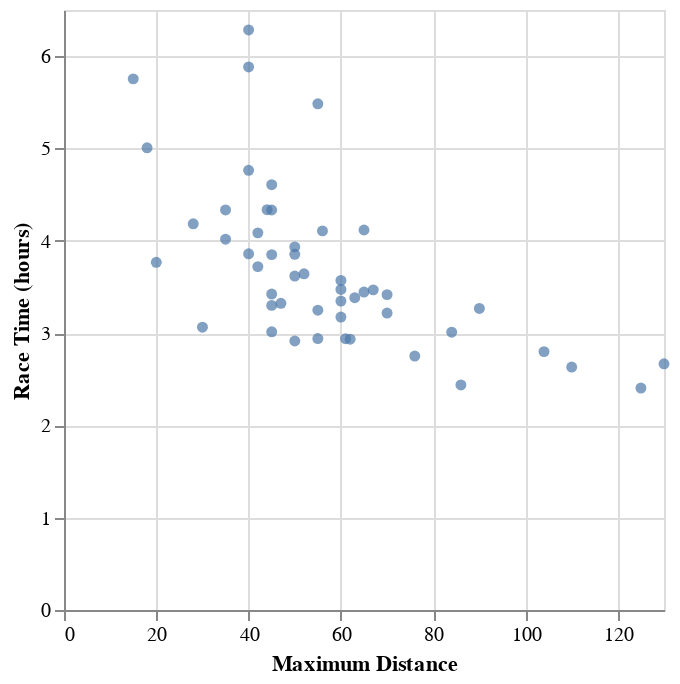

Notebook source saved alongside this figure:
### Markdown cell above
**Question 2.0**
<br> {points: 1}

We want to predict race time (in hours) (`time_hrs`) given a particular value of maximum distance ran per week (in miles) during race training (`max`). Let's take a subset of size 50 individuals of our marathon data and assign it to an object called `marathon_50`. With this subset, plot a scatterplot (using `mark_circle`) to assess the relationship between these two variables. Put `time_hrs` on the y-axis and `max` on the x-axis.  Discuss, with a classmate, the relationship between race time and maximum distance ran per week during training based on the scatterplot you create below. 

*Hint: To take a subset of your data you can use the `sample` function*

*Assign your plot to an object called `answer2`.*

### Code cell
# ___ = ___.sample(___, random_state=300) # Do not change the random_state


# your code here
marathon_50 = marathon.sample(50, random_state=300)
answer2 = alt.Chart(marathon_50).mark_circle().encode(
    x = alt.X("max").title("Maximum Distance"),
    y = alt.Y("time_hrs").title("Race Time (hours)")
)
answer2

### Figure 1 — Vega-Lite specification as saved in the notebook (floating-point values rounded to 4 significant figures)
{"config": {"view": {"continuousWidth": 300, "continuousHeight": 300}}, "data": {"name": "data-7f80f73dbfe34ec7bc9e83d876313f2d"}, "mark": {"type": "circle"}, "encoding": {"x": {"field": "max", "title": "Maximum Distance", "type": "quantitative"}, "y": {"field": "time_hrs", "title": "Race Time (hours)", "type": "quantitative"}}, "$schema": "https://vega.github.io/schema/vega-lite/v5.8.0.json", "datasets": {"data-7f80f73dbfe34ec7bc9e83d876313f2d": [{"age": 25, "bmi": 23.08, "female": 1, "footwear": 2, "group": 2, "injury": 1, "mf_d": 42195, "mf_di": 2, "mf_ti": 12048, "max": 60.0, "sprint": 0, "mf_s": 3.502, "time_hrs": 3.347}, {"age": 31, "bmi": 22.54, "female": 0, "footwear": 1, "group": 2, "injury": 2, "mf_d": 42195, "mf_di": 3, "mf_ti": 12323, "max": 45.0, "sprint": 1, "mf_s": 3.424, "time_hrs": 3.423}, {"age": 44, "bmi": 18.87, "female": 1, "footwear": 1, "group": 1, "injury": 1, "mf_d": 42195, "mf_di": 2, "mf_ti": 10077, "max": 104.0, "sprint": 1, "mf_s": 4.187, "time_hrs": 2.799}, {"age": 42, "bmi": 28.26, "female": 0, "footwear": 2, "group": 3, "injury": 1, "mf_d": 42195, "mf_di": 2, "mf_ti": 21180, "max": 40.0, "sprint": 0, "mf_s": 1.992, "time_hrs": 5.883}, {"age": 36, "bmi": 26.61, "female": 0, "footwear": 1, "group": 2, "injury": 1, "mf_d": 42195, "mf_di": 2, "mf_ti": 13560, "max": 20.0, "sprint": 0, "mf_s": 3.112, "time_hrs": 3.767}, {"age": 37, "bmi": 19.55, "female": 0, "footwear": 2, "group": 3, "injury": 1, "mf_d": 42195, "mf_di": 4, "mf_ti": 10834, "max": 84.0, "sprint": 1, "mf_s": 3.895, "time_hrs": 3.009}, {"age": 27, "bmi": 21.39, "female": 0, "footwear": 2, "group": 2, "injury": 1, "mf_d": 42195, "mf_di": 2, "mf_ti": 9475, "max": 110.0, "sprint": 1, "mf_s": 4.453, "time_hrs": 2.632}, {"age": 34, "bmi": 24.24, "female": 0, "footwear": 2, "group": 2, "injury": 2, "mf_d": 42195, "mf_di": 4, "mf_ti": 15610, "max": 44.0, "sprint": 0, "mf_s": 2.703, "time_hrs": 4.336}, {"age": 35, "bmi": 19.64, "female": 0, "footwear": 2, "group": 2, "injury": 1, "mf_d": 42195, "mf_di": 3, "mf_ti": 13111, "max": 52.0, "sprint": 1, "mf_s": 3.218, "time_hrs": 3.642}, {"age": 36, "bmi": 32.06, "female": 0, "footwear": 1, "group": 1, "injury": 3, "mf_d": 42195, "mf_di": 3, "mf_ti": 15600, "max": 45.0, "sprint": 1, "mf_s": 2.705, "time_hrs": 4.333}, {"age": 28, "bmi": 24.85, "female": 0, "footwear": 1, "group": 2, "injury": 1, "mf_d": 42195, "mf_di": 3, "mf_ti": 14161, "max": 50.0, "sprint": 1, "mf_s": 2.98, "time_hrs": 3.934}, {"age": 32, "bmi": 20.04, "female": 0, "footwear": 2, "group": 1, "injury": 1, "mf_d": 42195, "mf_di": 4, "mf_ti": 11031, "max": 30.0, "sprint": 0, "mf_s": 3.825, "time_hrs": 3.064}, {"age": 40, "bmi": 22.26, "female": 0, "footwear": 1, "group": 3, "injury": 1, "mf_d": 42195, "mf_di": 3, "mf_ti": 8657, "max": 125.0, "sprint": 1, "mf_s": 4.874, "time_hrs": 2.405}, {"age": 30, "bmi": 23.65, "female": 1, "footwear": 2, "group": 3, "injury": 1, "mf_d": 42195, "mf_di": 2, "mf_ti": 15601, "max": 35.0, "sprint": 1, "mf_s": 2.705, "time_hrs": 4.334}, {"age": 38, "bmi": 27.41, "female": 0, "footwear": 2, "group": 2, "injury": 3, "mf_d": 42195, "mf_di": 4, "mf_ti": 18026, "max": 18.0, "sprint": 0, "mf_s": 2.341, "time_hrs": 5.007}, {"age": 26, "bmi": 23.28, "female": 0, "footwear": 2, "group": 3, "injury": 1, "mf_d": 42195, "mf_di": 2, "mf_ti": 9904, "max": 76.0, "sprint": 1, "mf_s": 4.26, "time_hrs": 2.751}, {"age": 31, "bmi": 25.76, "female": 0, "footwear": 2, "group": 2, "injury": 1, "mf_d": 42195, "mf_di": 4, "mf_ti": 13025, "max": 50.0, "sprint": 1, "mf_s": 3.24, "time_hrs": 3.618}, {"age": 39, "bmi": 21.37, "female": 0, "footwear": 2, "group": 1, "injury": 2, "mf_d": 42195, "mf_di": 3, "mf_ti": 9601, "max": 130.0, "sprint": 1, "mf_s": 4.395, "time_hrs": 2.667}, {"age": 30, "bmi": 21.38, "female": 1, "footwear": 1, "group": 3, "injury": 1, "mf_d": 42195, "mf_di": 2, "mf_ti": 12180, "max": 63.0, "sprint": 1, "mf_s": 3.464, "time_hrs": 3.383}, {"age": 50, "bmi": 25.04, "female": 0, "footwear": 2, "group": 1, "injury": 2, "mf_d": 42195, "mf_di": 3, "mf_ti": 11961, "max": 47.0, "sprint": 1, "mf_s": 3.528, "time_hrs": 3.322}, {"age": 27, "bmi": 24.1, "female": 1, "footwear": 1, "group": 2, "injury": 2, "mf_d": 42195, "mf_di": 3, "mf_ti": 13860, "max": 45.0, "sprint": 0, "mf_s": 3.044, "time_hrs": 3.85}, {"age": 54, "bmi": 23.01, "female": 0, "footwear": 2, "group": 3, "injury": 1, "mf_d": 42195, "mf_di": 3, "mf_ti": 11580, "max": 70.0, "sprint": 0, "mf_s": 3.644, "time_hrs": 3.217}, {"age": 33, "bmi": 25.52, "female": 0, "footwear": 2, "group": 1, "injury": 3, "mf_d": 42195, "mf_di": 2, "mf_ti": 20714, "max": 15.0, "sprint": 0, "mf_s": 2.037, "time_hrs": 5.754}, {"age": 40, "bmi": 25.38, "female": 0, "footwear": 2, "group": 2, "injury": 1, "mf_d": 42195, "mf_di": 4, "mf_ti": 11691, "max": 55.0, "sprint": 1, "mf_s": 3.609, "time_hrs": 3.248}, {"age": 26, "bmi": 26.38, "female": 1, "footwear": 2, "group": 1, "injury": 1, "mf_d": 42195, "mf_di": 3, "mf_ti": 13874, "max": 50.0, "sprint": 0, "mf_s": 3.041, "time_hrs": 3.854}, {"age": 47, "bmi": 23.49, "female": 0, "footwear": 2, "group": 3, "injury": 1, "mf_d": 42195, "mf_di": 4, "mf_ti": 10588, "max": 55.0, "sprint": 0, "mf_s": 3.985, "time_hrs": 2.941}, {"age": 25, "bmi": 21.52, "female": 0, "footwear": 1, "group": 3, "injury": 1, "mf_d": 42195, "mf_di": 2, "mf_ti": 12300, "max": 70.0, "sprint": 1, "mf_s": 3.43, "time_hrs": 3.417}, {"age": 50, "bmi": 23.01, "female": 0, "footwear": 1, "group": 2, "injury": 2, "mf_d": 42195, "mf_di": 3, "mf_ti": 10563, "max": 62.0, "sprint": 1, "mf_s": 3.995, "time_hrs": 2.934}, {"age": 36, "bmi": 25.25, "female": 0, "footwear": 1, "group": 3, "injury": 1, "mf_d": 42195, "mf_di": 2, "mf_ti": 15060, "max": 28.0, "sprint": 0, "mf_s": 2.802, "time_hrs": 4.183}, {"age": 45, "bmi": 24.55, "female": 0, "footwear": 2, "group": 2, "injury": 1, "mf_d": 42195, "mf_di": 2, "mf_ti": 13392, "max": 42.0, "sprint": 0, "mf_s": 3.151, "time_hrs": 3.72}, {"age": 60, "bmi": 22.45, "female": 0, "footwear": 2, "group": 1, "injury": 1, "mf_d": 42195, "mf_di": 2, "mf_ti": 13890, "max": 40.0, "sprint": 1, "mf_s": 3.038, "time_hrs": 3.858}, {"age": 36, "bmi": 22.33, "female": 0, "footwear": 2, "group": 3, "injury": 1, "mf_d": 42195, "mf_di": 4, "mf_ti": 8777, "max": 86.0, "sprint": 1, "mf_s": 4.807, "time_hrs": 2.438}, {"age": 32, "bmi": 24.65, "female": 1, "footwear": 2, "group": 3, "injury": 1, "mf_d": 42195, "mf_di": 4, "mf_ti": 17149, "max": 40.0, "sprint": 0, "mf_s": 2.46, "time_hrs": 4.764}, {"age": 32, "bmi": 22.03, "female": 0, "footwear": 2, "group": 1, "injury": 1, "mf_d": 42195, "mf_di": 4, "mf_ti": 14460, "max": 35.0, "sprint": 0, "mf_s": 2.918, "time_hrs": 4.017}, {"age": 43, "bmi": 24.57, "female": 0, "footwear": 2, "group": 3, "injury": 1, "mf_d": 42195, "mf_di": 3, "mf_ti": 11762, "max": 90.0, "sprint": 1, "mf_s": 3.587, "time_hrs": 3.267}, {"age": 38, "bmi": 22.65, "female": 0, "footwear": 2, "group": 2, "injury": 1, "mf_d": 42195, "mf_di": 2, "mf_ti": 12485, "max": 67.0, "sprint": 1, "mf_s": 3.38, "time_hrs": 3.468}, {"age": 42, "bmi": 21.23, "female": 0, "footwear": 2, "group": 2, "injury": 1, "mf_d": 42195, "mf_di": 3, "mf_ti": 10850, "max": 45.0, "sprint": 0, "mf_s": 3.889, "time_hrs": 3.014}, {"age": 37, "bmi": 19.87, "female": 1, "footwear": 1, "group": 1, "injury": 1, "mf_d": 42195, "mf_di": 3, "mf_ti": 11426, "max": 60.0, "sprint": 1, "mf_s": 3.693, "time_hrs": 3.174}, {"age": 34, "bmi": 20.89, "female": 1, "footwear": 1, "group": 2, "injury": 1, "mf_d": 42195, "mf_di": 4, "mf_ti": 11880, "max": 45.0, "sprint": 0, "mf_s": 3.552, "time_hrs": 3.3}, {"age": 28, "bmi": 23.65, "female": 1, "footwear": 2, "group": 1, "injury": 1, "mf_d": 42195, "mf_di": 4, "mf_ti": 16586, "max": 45.0, "sprint": 0, "mf_s": 2.544, "time_hrs": 4.607}, {"age": 31, "bmi": 21.07, "female": 1, "footwear": 2, "group": 3, "injury": 1, "mf_d": 42195, "mf_di": 4, "mf_ti": 12500, "max": 60.0, "sprint": 1, "mf_s": 3.376, "time_hrs": 3.472}, {"age": 28, "bmi": 20.24, "female": 1, "footwear": 2, "group": 1, "injury": 1, "mf_d": 42195, "mf_di": 3, "mf_ti": 12851, "max": 60.0, "sprint": 1, "mf_s": 3.283, "time_hrs": 3.57}, {"age": 42, "bmi": 21.87, "female": 1, "footwear": 2, "group": 3, "injury": 1, "mf_d": 42195, "mf_di": 2, "mf_ti": 12399, "max": 65.0, "sprint": 1, "mf_s": 3.403, "time_hrs": 3.444}, {"age": 45, "bmi": 28.55, "female": 0, "footwear": 2, "group": 2, "injury": 3, "mf_d": 42195, "mf_di": 3, "mf_ti": 19740, "max": 55.0, "sprint": 0, "mf_s": 2.138, "time_hrs": 5.483}, {"age": 41, "bmi": 19.48, "female": 0, "footwear": 1, "group": 2, "injury": 2, "mf_d": 42195, "mf_di": 2, "mf_ti": 10579, "max": 61.0, "sprint": 0, "mf_s": 3.989, "time_hrs": 2.939}, {"age": 33, "bmi": 20.59, "female": 0, "footwear": 2, "group": 3, "injury": 1, "mf_d": 42195, "mf_di": 2, "mf_ti": 10491, "max": 50.0, "sprint": 1, "mf_s": 4.022, "time_hrs": 2.914}, {"age": 59, "bmi": 23.24, "female": 0, "footwear": 2, "group": 2, "injury": 1, "mf_d": 42195, "mf_di": 3, "mf_ti": 14785, "max": 56.0, "sprint": 1, "mf_s": 2.854, "time_hrs": 4.107}, {"age": 54, "bmi": 20.45, "female": 1, "footwear": 2, "group": 2, "injury": 3, "mf_d": 42195, "mf_di": 2, "mf_ti": 14708, "max": 42.0, "sprint": 1, "mf_s": 2.869, "time_hrs": 4.086}, {"age": 43, "bmi": 25.95, "female": 0, "footwear": 2, "group": 1, "injury": 1, "mf_d": 42195, "mf_di": 3, "mf_ti": 14820, "max": 65.0, "sprint": 0, "mf_s": 2.847, "time_hrs": 4.117}, {"age": 28, "bmi": 23.75, "female": 1, "footwear": 2, "group": 2, "injury": 3, "mf_d": 42195, "mf_di": 4, "mf_ti": 22623, "max": 40.0, "sprint": 0, "mf_s": 1.865, "time_hrs": 6.284}]}}
